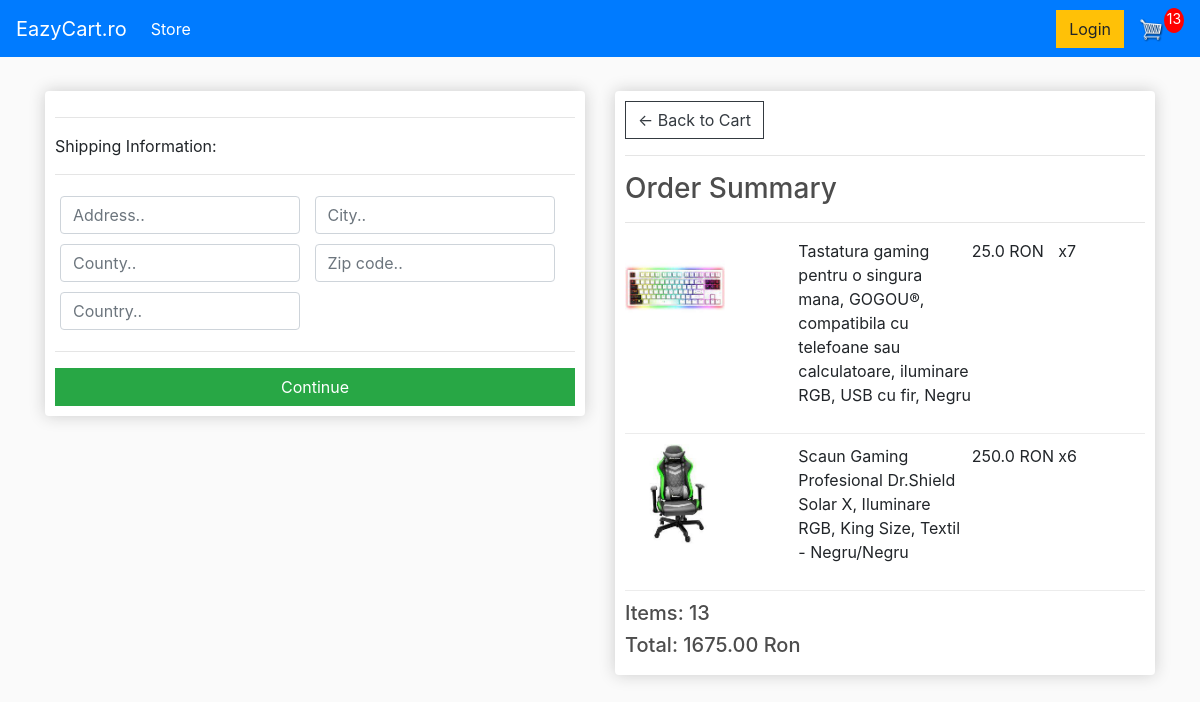
Before: /checkout/ (signed in) with the older database file.
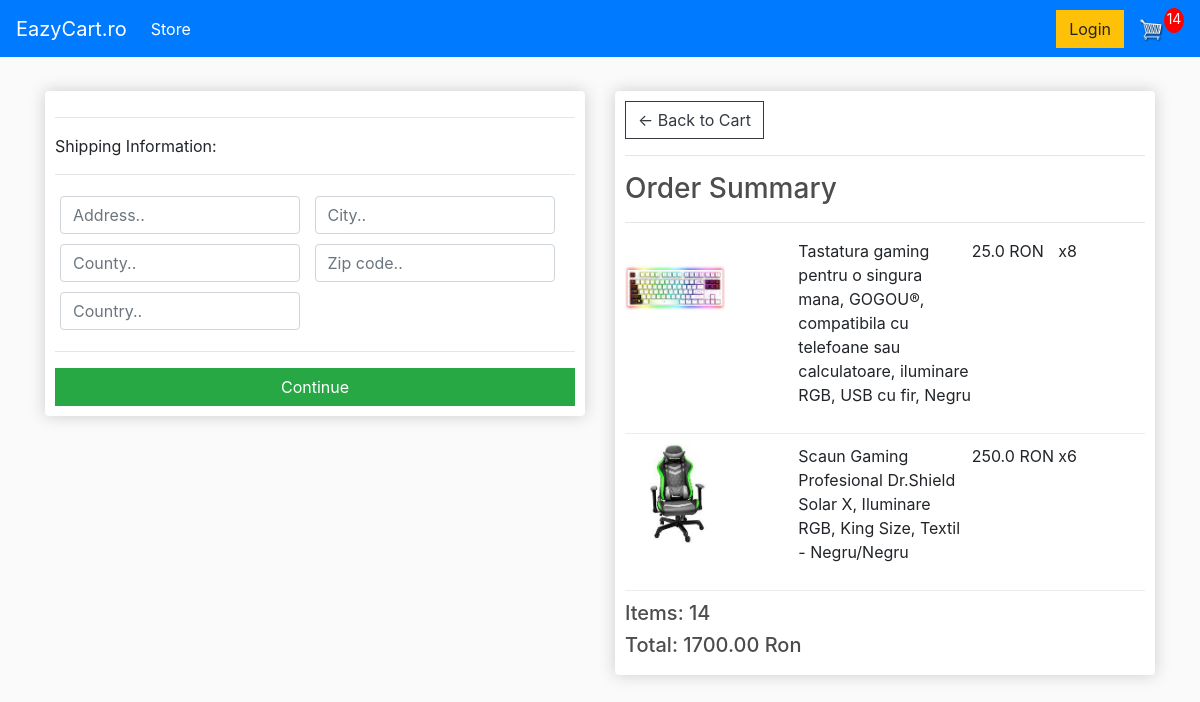
After: the same page with the newer database file.
### store/models.py (models this page shows, shortened)
class OrderItem(models.Model):
    order     = models.ForeignKey(Order, on_delete=models.SET_NULL, null=True)
    product   = models.ForeignKey(Product, on_delete=models.SET_NULL, null=True)
    quantity  = models.IntegerField(default=0, null=True, blank=True)
    date_aded = models.DateTimeField(auto_now_add=True)
    @property
    def get_total(self):
        total=self.product.price * self.quantity
        return total

class Order(models.Model):
    customer       = models.ForeignKey(Customer, on_delete=models.SET_NULL, null=True, blank=True)
    date_ordered   = models.DateTimeField(auto_now_add=True)
    complete       = models.BooleanField(default=False)
    transaction_id = models.CharField(max_length=200, null=True)
    @property
    def get_cart_total(self):
        orderitems=self.orderitem_set.all()
        total = sum([item.get_total for item in orderitems])
        return total
    @property
    def get_cart_items(self):
        orderitems=self.orderitem_set.all()
        total = sum([item.quantity for item in orderitems])
        return total
    @property
    def shipping(self):
        shipping=False
        orderitems=self.orderitem_set.all()
        for i in orderitems:
            if i.product.digital == False:
                shipping = True
        return shipping

class Product(models.Model):
    name    = models.CharField(max_length=200)
    price   = models.FloatField()
    digital = models.BooleanField(default=False, null=True, blank=True)
    image=models.ImageField(null=True, blank=True)
    @property
    def imageURL(self):
        try :
            url=self.image.url
        except:
            url = ''
        return url

### store/views.py (the view)
# urls.py: path('checkout/', views.checkout, name="checkout"),
def checkout(request):
    if request.user.is_authenticated:
        customer = request.user.customer
        order, created = Order.objects.get_or_create(customer=customer, complete=False)
        items = order.orderitem_set.all()
        cartItems = order.get_cart_items
    else:
        items = []
        order = {'get_cart_total': 0, 'get_cart_items': 0, 'shipping':False}
        cartItems = order['get_cart_items']
    context = {'order': order, 'items': items, 'cartItems':cartItems }
    return render(request, 'store/checkout.html', context)

### store/Templates/store/Checkout.html (shortened to what this page needs)
{% extends 'store/main.html' %}
{% load static %}
{% block content %}
    <div class="row">
        <div class="col-lg-6">
            <div class="box-element" id="form-wrapper">
                <form id="form">
                    <div id="shipping-info">
                        <hr>
                        <p>Shipping Information:</p>
                        <hr>
                        <div class="form-field">
                            <input class="form-control" type="text" name="address" placeholder="Address..">
                        </div>
                        <div class="form-field">
                            <input class="form-control" type="text" name="city" placeholder="City..">
                        </div>
                        <div class="form-field">
                            <input class="form-control" type="text" name="county" placeholder="County..">
                        </div>
                        <div class="form-field">
                            <input class="form-control" type="text" name="zipcode" placeholder="Zip code..">
                        </div>
                        <div class="form-field">
                            <input class="form-control" type="text" name="country" placeholder="Country..">
                        </div>
                    </div>
                    <hr>
                    <input id="form-button" class="btn btn-success btn-block" type="submit" value="Continue">
                </form>
            </div>
            <br>
        </div>
        <div class="col-lg-6">
            <div class="box-element">
                <a class="btn btn-outline-dark" href="{% url 'cart' %}">&#x2190; Back to Cart</a>
                <hr>
                <h3>Order Summary</h3>
                <hr>
                {% for item in items %}
                    <div class="cart-row">
                        <div style="flex:2"><img class="row-image" src="{{ item.product.imageURL }}"></div>
                        <div style="flex:2"><p>{{ item.product.name }}</p></div>
                        <div style="flex:1"><p>{{ item.product.price }} RON</p></div>
                        <div style="flex:1"><p>x{{ item.quantity }}</p></div>
                    </div>
                {% endfor %}
                <h5>Items:   {{ order.get_cart_items }}</h5>
                <h5>Total:   {{ order.get_cart_total|floatformat:2 }} Ron</h5>
            </div>
        </div>
    </div>
{% endblock content %}

Changed rows visible on the page:
changed OrderItem (number 1 of 2 on the later page): quantity "7" → "8"
changed through a linked row, Order: get_cart_items "13" → "14"; get_cart_total "1675.00" → "1700.00"
Other visible differences:
{{ cartItems }}: "13" → "14"
